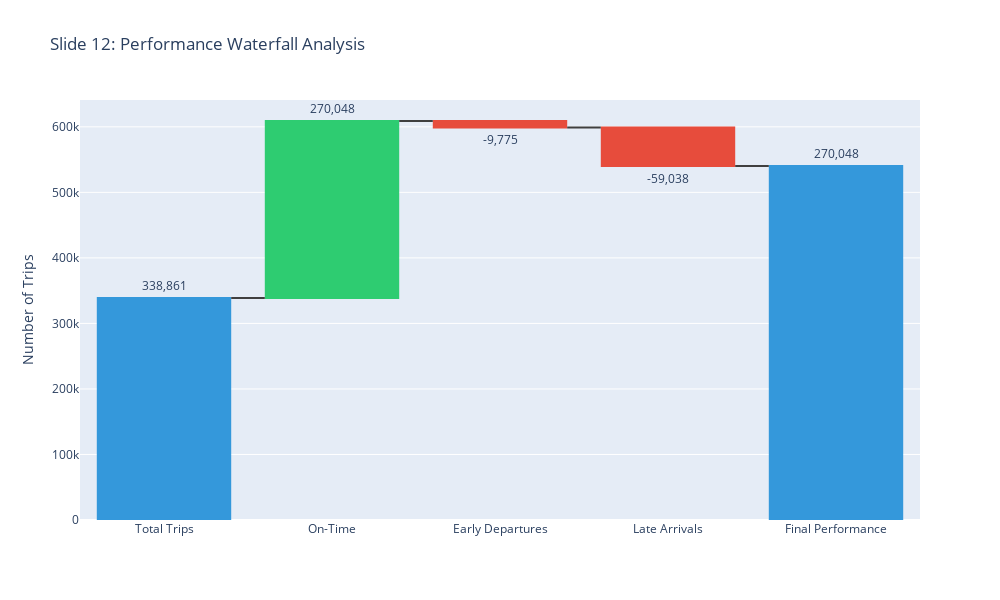

Source (notebook cell):
### Code cell
# 11. WATERFALL CHART - Performance Breakdown
total_trips = wego['ADJUSTED_ONTIME_COUNT'].sum() + wego['ADJUSTED_EARLY_COUNT'].sum() + wego['ADJUSTED_LATE_COUNT'].sum()
ontime_base = wego['ADJUSTED_ONTIME_COUNT'].sum()
early_impact = wego['ADJUSTED_EARLY_COUNT'].sum()
late_impact = wego['ADJUSTED_LATE_COUNT'].sum()

waterfall_data = {
    'Category': ['Total Trips', 'On-Time', 'Early Departures', 'Late Arrivals', 'Final Performance'],
    'Value': [total_trips, ontime_base, -early_impact, -late_impact, ontime_base],
    'Measure': ['absolute', 'relative', 'relative', 'relative', 'total']
}

waterfall_df = pd.DataFrame(waterfall_data)

fig = go.Figure(go.Waterfall(
    name="Performance",
    orientation="v",
    measure=waterfall_df['Measure'],
    x=waterfall_df['Category'],
    y=waterfall_df['Value'],
    text=[f"{v:,.0f}" for v in waterfall_df['Value']],
    textposition="outside",
    connector={"line": {"color": "rgb(63, 63, 63)"}},
    increasing={"marker": {"color": "#2ECC71"}},
    decreasing={"marker": {"color": "#E74C3C"}},
    totals={"marker": {"color": "#3498DB"}}
))

fig.update_layout(
    title="Slide 12: Performance Waterfall Analysis",
    showlegend=False,
    width=1000,
    height=600,
    yaxis_title="Number of Trips"
)
fig.show()

### Figure 1 — Plotly figure (JSON) as saved in the notebook; plotly's stock layout.template omitted (floating-point values rounded to 4 significant figures)
{"data": [{"connector": {"line": {"color": "rgb(63, 63, 63)"}}, "decreasing": {"marker": {"color": "#E74C3C"}}, "increasing": {"marker": {"color": "#2ECC71"}}, "measure": ["absolute", "relative", "relative", "relative", "total"], "name": "Performance", "orientation": "v", "text": ["338,861", "270,048", "-9,775", "-59,038", "270,048"], "textposition": "outside", "totals": {"marker": {"color": "#3498DB"}}, "type": "waterfall", "x": ["Total Trips", "On-Time", "Early Departures", "Late Arrivals", "Final Performance"], "y": [338861, 270048, -9775, -59038, 270048]}], "layout": {"height": 600, "showlegend": false, "title": {"text": "Slide 12: Performance Waterfall Analysis"}, "width": 1000, "yaxis": {"title": {"text": "Number of Trips"}}}}
